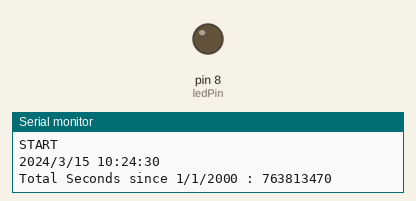
The sketch below on a simulated Arduino Uno, built with avr-gcc and run on an emulated ATmega328P. Shown: output pins drawn as LEDs (lit = HIGH), the last lines printed to the serial monitor. The local clock reads 2024-03-15 10:24:30 at power-on unless the sketch sets it.

Above: at 0.5 s.
At 19.7 s:
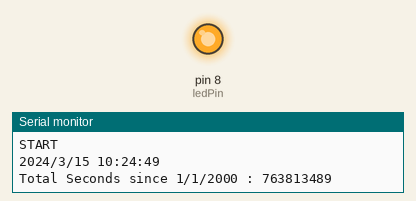
Timing chart, 0 to 21.0 s (numbered marks = the images above):
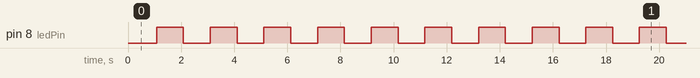

Measured:
- by itself, pin 8 (ledPin): goes 47 × (HIGH 1.0 s, LOW 1.0 s), HIGH 2.0 s, 15 × (LOW 1.0 s, HIGH 1.0 s), LOW 1.0 s, then HIGH
- by itself, everything shown: repeats every 32.3 s, in 32 steps

The sketch:

microlab_week6_ex1.ino
```cpp
#include <ThreeWire.h>
#include <RtcDS1302.h>
#define ledPin 8
ThreeWire myWire(4,5,2); // IO, SCLK, CE
RtcDS1302<ThreeWire> Rtc(myWire);
void printDateTime(const RtcDateTime& dt)
{
  Serial.print(dt.Year(), DEC);
  Serial.print('/');
  Serial.print(dt.Month(), DEC);
  Serial.print('/');
  Serial.print(dt.Day(), DEC);
  Serial.print(' ');
  Serial.print(dt.Hour(), DEC);
  Serial.print(':');
  Serial.print(dt.Minute(), DEC);
  Serial.print(':');
  Serial.print(dt.Second(), DEC);
  Serial.println();
  Serial.print("Total Seconds since 1/1/2000 : ");
  Serial.print(dt.TotalSeconds());
  Serial.println();

}
void setup()
{

  Serial.begin(9600);
  pinMode(ledPin, OUTPUT);
  Rtc.Begin();
  RtcDateTime setting_time(2020,2,20,16,0,10);// year, month, dayOfMonth, hour, minute, second
  printDateTime(setting_time);
  //Rtc.SetDateTime(setting_time);//Try to comment This line
}
void loop()
{
  int timeDiff, lastRead = 0;
  RtcDateTime now = Rtc.GetDateTime();
  Serial.println("START");
  printDateTime(now);

  if(now.TotalSeconds()%2){
    digitalWrite(ledPin, HIGH);
  }
  else{
    digitalWrite(ledPin, LOW);
  }
  delay(1000);
  Serial.print("STOP\n");
}
```
